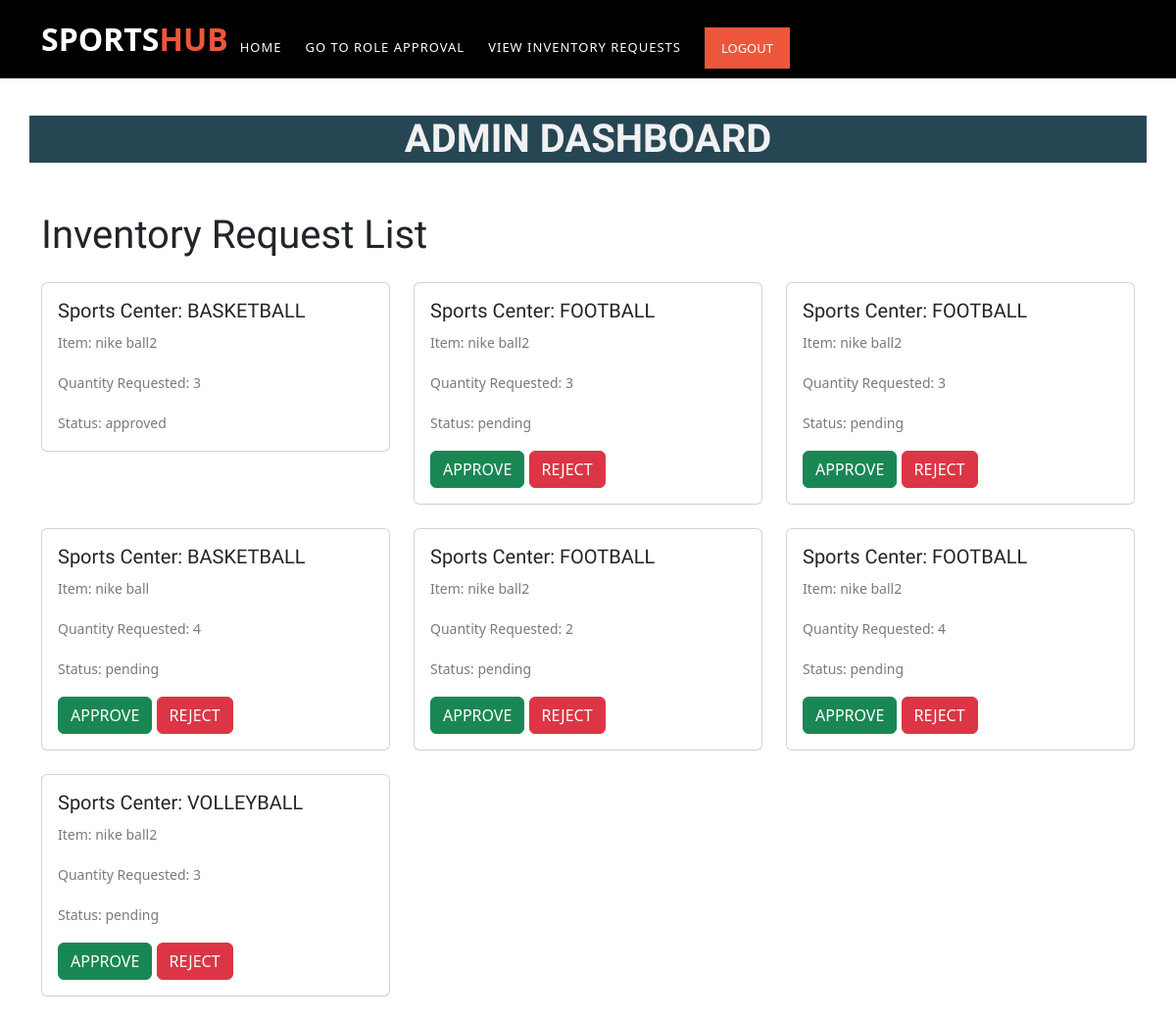
Page /inventory/requests/ on the committed database.
### SportsHubApp/models.py (models this page shows)
class InventoryRequest(models.Model):
    trainer = models.ForeignKey(SportsTrainer, on_delete=models.CASCADE)
    sports_center = models.ForeignKey(SportsCenter, on_delete=models.CASCADE)
    item = models.ForeignKey(InventoryItem, on_delete=models.CASCADE, null=True, blank=True)
    new_item_name = models.CharField(max_length=100, blank=True)  # Name of the new item if not present in inventory
    quantity_requested = models.IntegerField()
    STATUS_CHOICES = [
        ('pending', 'Pending'),
        ('approved', 'Approved'),
        ('rejected', 'Rejected'),
    ]
    status = models.CharField(max_length=20, choices=STATUS_CHOICES, default='pending')

class SportsCenter(models.Model):
    name = models.CharField(max_length=100)
    location = models.CharField(max_length=200)
    description = HTMLField(default=True, blank=True)
    image = models.ImageField(upload_to='sports_centers/', blank=True, null=True)
    price_per_slot = models.DecimalField(
        max_digits=10,
        decimal_places=2,
        blank=True,
        null=True
    )
    trainer = models.ForeignKey(
        SportsTrainer,
        on_delete=models.SET_NULL,
        null=True,
        blank=True,
        related_name='sports_centers',  # A related name for reverse lookups
    )
    equipment = models.ManyToManyField(SportsEquipment, blank=True)
    def __str__(self):
        return self.name

class InventoryItem(models.Model):
    name = models.CharField(max_length=100)
    quantity = models.IntegerField(default=0)
    image = models.ImageField(upload_to='inventory_images/', blank=True, null=True)
    sports_center = models.ForeignKey(
        SportsCenter,
        on_delete=models.CASCADE,
        related_name='inventory_items'
    )
    def __str__(self):
        return self.name

### SportsHubApp/views.py (the view)
# urls.py: path('inventory/requests/', views.inventory_request_list, name='inventory_request_list'),
def inventory_request_list(request):
    requests = InventoryRequest.objects.all()
    return render(request, 'inventory_request_list.html', {'requests': requests})

### template/inventory_request_list.html (shortened to what this page needs)
{% load static %}
{% load socialaccount %}
<!DOCTYPE html>
<html>
<head>
   <link rel="stylesheet" href="https://cdnjs.cloudflare.com/ajax/libs/font-awesome/5.15.3/css/all.min.css">
   <link rel="stylesheet" href="{% static 'fonts/icomoon/style.css' %}">
   <link rel="stylesheet" type="text/css" href="{% static 'assets/css/bootstrap.min.css' %}">
    <link rel="stylesheet" type="text/css" href="{% static 'assets/css/font-awesome.css' %}">
    <link rel="stylesheet" href="{% static 'assets/css/templatemo-training-studio.css' %}">
   <link rel="stylesheet" href="{% static 'css/bootstrap.min.css' %}">
   <link rel="stylesheet" href="{% static 'css/jquery-ui.css' %}">
   <link rel="stylesheet" href="{% static 'css/owl.carousel.min.css' %}">
   <link rel="stylesheet" href="{% static 'css/owl.theme.default.min.css' %}">
   <link rel="stylesheet" href="{% static 'css/owl.theme.default.min.css' %}">
   <link rel="stylesheet" href="{% static 'css/jquery.fancybox.min.css' %}">
   <link rel="stylesheet" href="{% static 'css/bootstrap-datepicker.css' %}">
   <link rel="stylesheet" href="{% static 'fonts/flaticon/font/flaticon.css' %}">
   <link rel="stylesheet" href="{% static 'css/aos.css' %}">
   <link href="{% static 'css/jquery.mb.YTPlayer.min.css' %}" media="all" rel="stylesheet" type="text/css">
   <link rel="stylesheet" href="{% static 'css/style.css' %}">
   <link rel="stylesheet" href="https://cdnjs.cloudflare.com/ajax/libs/font-awesome/5.15.3/css/all.min.css">
   <link rel="stylesheet" href="https://cdnjs.cloudflare.com/ajax/libs/font-awesome/5.15.3/css/all.min.css">
   <link href="https://cdn.jsdelivr.net/npm/bootstrap@5.3.1/dist/css/bootstrap.min.css" rel="stylesheet"
>
</head>
      <header class="header-area header-sticky"  style="background:  #000000;">
        <div class="container">
            <div class="row">
                <div class="col-12">
                    <nav class="main-nav">
                        <a href="{% url 'index' %}" class="logo">Sports<em>HuB</em></a>
                        <nav class="navbar">
                            <ul class="nav">
                                <li class="scroll-to-section"><a href="{% url 'Members:admin_dashboard' %}">Home</a></li>
                                <li class="scroll-to-section"><a href="{% url 'users:role_approval' %}">Go to Role Approval</a></li>
                                <li class="scroll-to-section"><a href="{% url 'inventory_request_list' %}">View Inventory Requests</a></li>
                                <li class="scroll-to-section"><a href="{% url 'users:logout' %}" class="nav-link">Logout</a></li>
                            </ul>
                        </nav>
                    </nav>
                </div>
            </div>
        </div>
    </header>
<br>
<br>
        {% block content %}
        <div class="container" style="background-color: #264653!important; margin-top: 70px; margin-bottom: 50px;">
            <center><h1 style="color: rgb(241, 241, 241); font-weight: bold; text-transform: uppercase;">Admin Dashboard</h1></center>
          </div>
    <div class="container mt-5">
        <h1 class="mb-4">Inventory Request List</h1>
        <div class="row">
            {% for request in requests %}
                <div class="col-md-4">
                    <div class="card mb-4">
                        <div class="card-body">
                            <h5 class="card-title">Sports Center: {{ request.sports_center }}</h5>
                            <p class="card-text">Item: {{ request.item }}</p>
                            <p class="card-text">Quantity Requested: {{ request.quantity_requested }}</p>
                            <p class="card-text">Status: {{ request.status }}</p>
                            {% if request.status == 'pending' %}
                                <a href="{% url 'approve_request' request.id %}" class="btn btn-success">Approve</a>
                                <a href="{% url 'reject_request' request.id %}" class="btn btn-danger">Reject</a>
                            {% endif %}
                        </div>
                    </div>
                </div>
            {% endfor %}
        </div>
    </div>
        {% endblock %}
    </body>
    </html>

### static/assets/css/templatemo-training-studio.css (style rules this page uses)
html, body, div, span, applet, object, iframe, h1, h2, h3, h4, h5, h6, p, blockquote, div pre, a, abbr, acronym, address, big, cite, code, del, dfn, em, font, img, ins, kbd, q, s, samp, small, strike, strong, sub, sup, tt, var, b, u, i, center, dl, dt, dd, ol, ul, li, figure, header, nav, section, article, aside, footer, figcaption { margin: 0; padding: 0; border: 0; outline: 0; }
ul, li { padding: 0; margin: 0; list-style: none; }
header, nav, section, article, aside, footer, hgroup { display: block; }
* { box-sizing: border-box; }
html, body { font-family: 'Poppins', sans-serif; font-weight: 400; background-color: #fff; font-size: 16px; -ms-text-size-adjust: 100%; -webkit-font-smoothing: antialiased; -moz-osx-font-smoothing: grayscale; }
a { text-decoration: none !important; }
h1, h2, h3, h4, h5, h6 { margin-top: 0px; margin-bottom: 0px; }
ul { margin-bottom: 0px; }
p { font-size: 14px; line-height: 25px; color: #7a7a7a; }
html, body { background: #fff; font-family: 'Poppins', sans-serif; }
.header-area { position: absolute; top: 0px; left: 0px; right: 0px; z-index: 100; height: 80px; background: rgba(250,250,250,0.1); -webkit-transition: all .5s ease 0s; -moz-transition: all .5s ease 0s; -o-transition: all .5s ease 0s; transition: all .5s ease 0s; }
.header-area .main-nav { min-height: 80px; background: transparent; }
.header-area .main-nav .logo { line-height: 80px; color: #fff; font-size: 32px; font-weight: 800; text-transform: uppercase; float: left; -webkit-transition: all 0.3s ease 0s; -moz-transition: all 0.3s ease 0s; -o-transition: all 0.3s ease 0s; transition: all 0.3s ease 0s; }
.header-area .main-nav .logo em { font-style: normal; color: #ed563b; font-weight: 900; }
.header-area .main-nav .nav { float: right; margin-top: 27px; margin-right: 0px; background-color: transparent; -webkit-transition: all 0.3s ease 0s; -moz-transition: all 0.3s ease 0s; -o-transition: all 0.3s ease 0s; transition: all 0.3s ease 0s; position: relative; z-index: 999; }
.header-area .main-nav .nav li { padding-left: 20px; padding-right: 20px; }
.header-area .main-nav .nav li a { display: block; font-weight: 500; font-size: 13px; color: #7a7a7a; text-transform: uppercase; -webkit-transition: all 0.3s ease 0s; -moz-transition: all 0.3s ease 0s; -o-transition: all 0.3s ease 0s; transition: all 0.3s ease 0s; height: 40px; line-height: 40px; border: transparent; letter-spacing: 1px; }
.header-area .main-nav .nav li a { color: #fff; }
.header-area .main-nav .nav li:last-child a { display: inline-block; font-size: 13px; padding: 11px 17px; background-color: #ed563b; color: #fff; text-align: center; font-weight: 400; letter-spacing: 0px; text-transform: uppercase; transition: all .3s; height: auto; line-height: 20px; }
.header-area.header-sticky { min-height: 80px; }
.header-area.header-sticky .nav { margin-top: 20px !important; }
@media (max-width: 1200px) { .header-area .main-nav .nav li { padding-left: 12px; padding-right: 12px; } }
@media (max-width: 1200px) { .header-area .main-nav:before { display: none; } }
@media (min-width: 767px) { .header-area .main-nav .nav { display: flex !important; } }

### static/css/style.css (style rules this page uses)
html { overflow-x: hidden; }
a { -webkit-transition: .3s all ease; -o-transition: .3s all ease; transition: .3s all ease; }
h1, h2, h3, h4, h5, .h1, .h2, .h3, .h4, .h5 { font-family: "Muli", -apple-system, BlinkMacSystemFont, "Segoe UI", Roboto, "Helvetica Neue", Arial, sans-serif, "Apple Color Emoji", "Segoe UI Emoji", "Segoe UI Symbol", "Noto Color Emoji"; color: #000; }
.btn { text-transform: uppercase; font-size: 12px; font-weight: 900; border-width: 2px; }

### rows in the picture
InventoryRequest: sports_center "BASKETBALL", item "nike ball2", quantity_requested "3", status "approved"
InventoryRequest: sports_center "FOOTBALL", item "nike ball2", quantity_requested "3", status "pending", shows "APPROVE"
InventoryRequest: sports_center "FOOTBALL", item "nike ball2", quantity_requested "3", status "pending", shows "APPROVE"
InventoryRequest: sports_center "BASKETBALL", item "nike ball", quantity_requested "4", status "pending", shows "APPROVE"
InventoryRequest: sports_center "FOOTBALL", item "nike ball2", quantity_requested "2", status "pending", shows "APPROVE"
InventoryRequest: sports_center "FOOTBALL", item "nike ball2", quantity_requested "4", status "pending", shows "APPROVE"
InventoryRequest: sports_center "VOLLEYBALL", item "nike ball2", quantity_requested "3", status "pending", shows "APPROVE"
